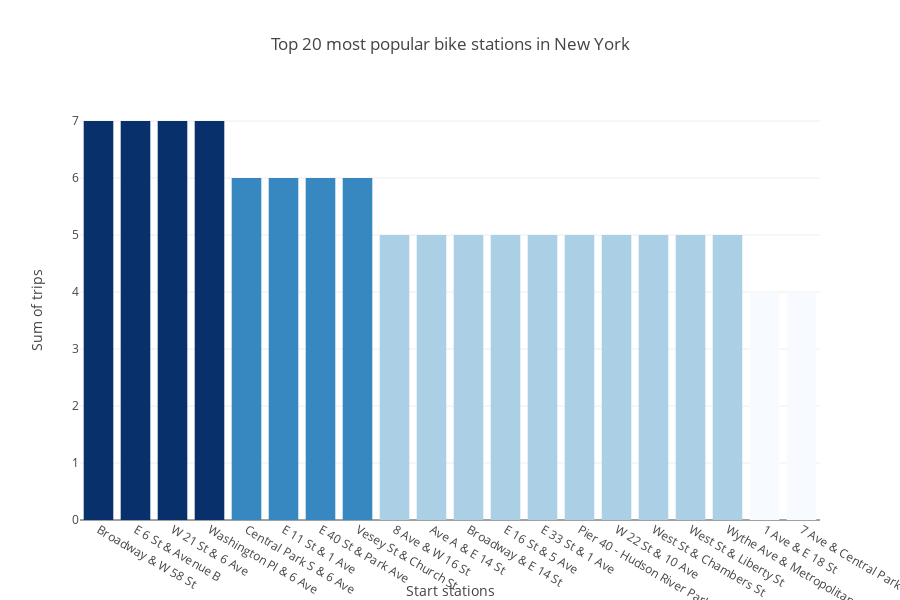

The code cell stored with this chart in its notebook:
### Code cell
## Bar chart

fig.update_layout(
    title = 'Top 20 most popular bike stations in New York',
    xaxis_title = 'Start stations',
    yaxis_title ='Sum of trips',
    width = 900, height = 600
)

### Figure 1 — Plotly figure (JSON) as saved in the notebook; plotly's stock layout.template omitted (floating-point values rounded to 4 significant figures)
{"data": [{"marker": {"color": [7, 7, 7, 7, 6, 6, 6, 6, 5, 5, 5, 5, 5, 5, 5, 5, 5, 5, 4, 4], "colorscale": [[0, "rgb(247,251,255)"], [0.125, "rgb(222,235,247)"], [0.25, "rgb(198,219,239)"], [0.375, "rgb(158,202,225)"], [0.5, "rgb(107,174,214)"], [0.625, "rgb(66,146,198)"], [0.75, "rgb(33,113,181)"], [0.875, "rgb(8,81,156)"], [1, "rgb(8,48,107)"]]}, "type": "bar", "x": ["Broadway & W 58 St", "E 6 St & Avenue B", "W 21 St & 6 Ave", "Washington Pl & 6 Ave", "Central Park S & 6 Ave", "E 11 St & 1 Ave", "E 40 St & Park Ave", "Vesey St & Church St", "8 Ave & W 16 St", "Ave A & E 14 St", "Broadway & E 14 St", "E 16 St & 5 Ave", "E 33 St & 1 Ave", "Pier 40 - Hudson River Park", "W 22 St & 10 Ave", "West St & Chambers St", "West St & Liberty St", "Wythe Ave & Metropolitan Ave", "1 Ave & E 18 St", "7 Ave & Central Park South"], "y": [7, 7, 7, 7, 6, 6, 6, 6, 5, 5, 5, 5, 5, 5, 5, 5, 5, 5, 4, 4]}], "layout": {"height": 600, "title": {"text": "Top 20 most popular bike stations in New York"}, "width": 900, "xaxis": {"title": {"text": "Start stations"}}, "yaxis": {"title": {"text": "Sum of trips"}}}}
